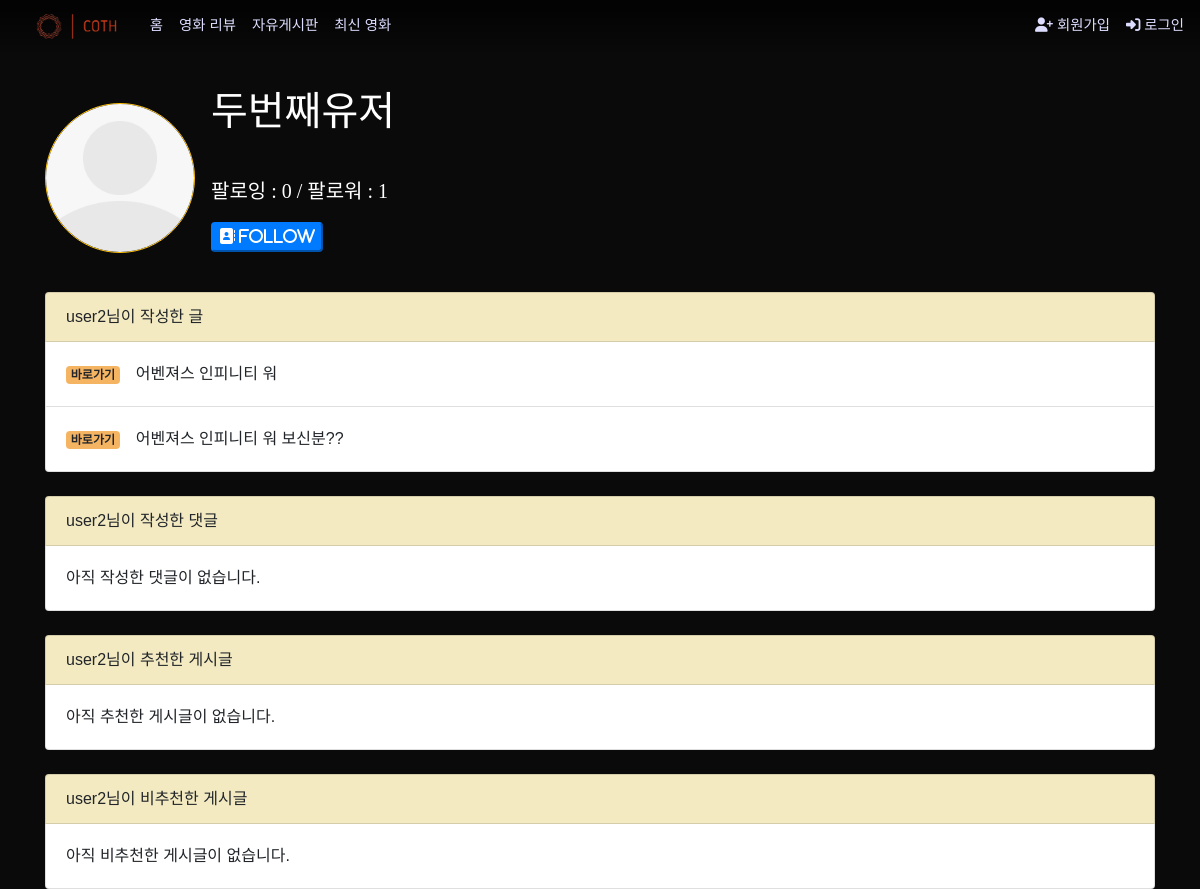
Before: /accounts/3/ with the older database file.
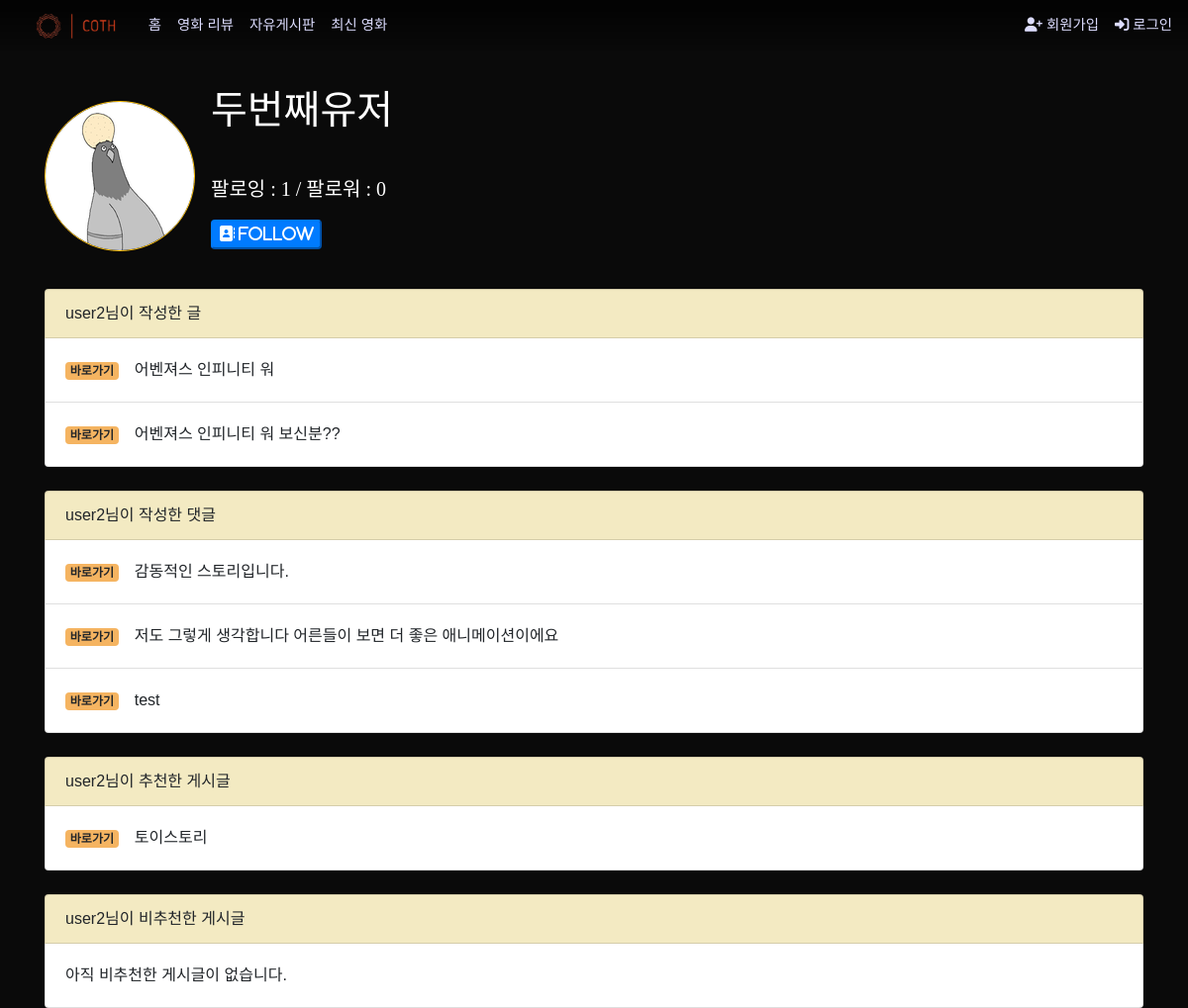
After: the same page with the newer database file.
### articles/models.py (models this page shows, shortened)
class ReviewArticle(models.Model):
    user = models.ForeignKey(settings.AUTH_USER_MODEL, on_delete=models.CASCADE)
    like = models.ManyToManyField(settings.AUTH_USER_MODEL, related_name='like_review')
    likecount = models.IntegerField(default=0)
    unlike = models.ManyToManyField(settings.AUTH_USER_MODEL, related_name='unlike_review')
    unlikecount = models.IntegerField(default=0)
    title = models.CharField(max_length=50)
    content = models.TextField()
    created_at = models.DateTimeField(auto_now_add=True)
    updated_at = models.DateTimeField(auto_now=True)
    image = models.ImageField(blank=True, upload_to='%Y/%m/%d')
    hits = models.PositiveIntegerField(default=0)
    class Rank(models.IntegerChoices):
        BEST = 5
        GOOD = 4
        NORMAL = 3
        BAD = 2
        WORST = 1
    rank = models.IntegerField(choices=Rank.choices)

class TalkArticle(models.Model):
    user = models.ForeignKey(settings.AUTH_USER_MODEL, on_delete=models.CASCADE)
    title = models.CharField(max_length=50)
    content = models.TextField()
    created_at = models.DateTimeField(auto_now_add=True)
    updated_at = models.DateTimeField(auto_now=True)
    image = models.ImageField(blank=True, upload_to='%Y/%m/%d')
    hits = models.PositiveIntegerField(default=0)

class ReviewComment(models.Model):
    user = models.ForeignKey(settings.AUTH_USER_MODEL, on_delete=models.CASCADE)
    review_article = models.ForeignKey(ReviewArticle, on_delete=models.CASCADE)
    content = models.CharField(max_length=100)
    created_at = models.DateTimeField(auto_now_add=True)
    updated_at = models.DateTimeField(auto_now=True)

class TalkComment(models.Model):
    user = models.ForeignKey(settings.AUTH_USER_MODEL, on_delete=models.CASCADE)
    talk_article = models.ForeignKey(TalkArticle, on_delete=models.CASCADE)
    content = models.CharField(max_length=100)
    created_at = models.DateTimeField(auto_now_add=True)
    updated_at = models.DateTimeField(auto_now=True)

### accounts/models.py (models this page shows)
class User(AbstractUser):
    followers = models.ManyToManyField('self', symmetrical=False, related_name='followings')
    image = ProcessedImageField(verbose_name="프로필 이미지",
                                blank=True,
                                processors=[Thumbnail(150, 150)],
                                format='png',
                                options={'quality': 100},
                                upload_to='%Y/%m/%d')
    selfpr = models.CharField(verbose_name="자기소개", max_length=100, blank=True, null=True)
    nickname = models.CharField(max_length=20)
    dibs_movies = models.ManyToManyField(Movie, related_name='dibs_users', blank=True)
    class Prefer(models.IntegerChoices):
        액션 = 28
        모험 = 12
        애니메이션 = 16
        코미디 = 35
        범죄 = 80
        다큐멘터리 = 99
        드라마 = 18
        가족 = 10751
        판타지 = 14
        역사 = 36
        공포 = 27
        음악 = 10402
        미스터리 = 9648
        로맨스 = 10749
        SF = 878
        TV영화 = 10770
        스릴러 = 53
        전쟁 = 10752
        서부 = 37
    genre_prefer1 = models.IntegerField(verbose_name="선호장르1 *", choices=Prefer.choices, null=True)
    genre_prefer2 = models.IntegerField(verbose_name="선호장르2 *", choices=Prefer.choices, null=True)
    genre_prefer3 = models.IntegerField(verbose_name="선호장르3 *", choices=Prefer.choices, null=True)

### accounts/views.py (the view)
# urls.py: path('<int:user_pk>/', views.profile, name='profile'),
@require_GET
def profile(request, user_pk):
    person = get_object_or_404(get_user_model(), pk=user_pk)
    context = {
        'person': person,
    }
    return render(request, 'accounts/profile.html', context)

### accounts/templates/accounts/profile.html
{% extends 'base.html' %}
{% load static %}
{% block content %}
  <div class="media mt-5 ns">
    {% if person.image %}
      <img src="{{ person.image.url }}" alt="{{ person.image }}" class="align-self-center mr-3 rounded-circle border border-warning mt-4">
    {% else %}
      <img width=150px height=150px src="{% static 'accounts/profile.png' %}" class="align-self-center mr-3 rounded-circle border border-warning mt-4" alt="profile">
    {% endif %}
    <div class="media-body">
      <h1 class="mt-4 text-white np">{{ person.nickname }}</h1>
      {% if person.selfpr  %}
        <p class="mb-0 text-white ns">{{ person.selfpr }}</p>
      {% else %}
        <p class="p-2"></p>
      {% endif %}
      <p>{% include 'accounts/_follow.html' %}</p>
    </div>
  </div>
  <br>
  <ul class="list-group ns">
    <li class="list-group-item" style="background-color:#f3eac2;">{{ person.username }}님이 작성한 글</li>
    {% if person.reviewarticle_set.all or person.talkarticle_set.all %}
      {% for review in person.reviewarticle_set.all %}
        <li class="list-group-item"><p class="my-2"><a href="{% url 'articles:review_detail' review.pk %}" class="badge text-body" style="background-color:#f5b461;">바로가기</a>&ensp;&ensp;{{ review.title }}</p></li>
      {% endfor %}
      {% for talk in person.talkarticle_set.all %}
        <li class="list-group-item"><p class="my-2"><a href="{% url 'articles:talk_detail' talk.pk %}" class="badge text-body" style="background-color:#f5b461;">바로가기</a>&ensp;&ensp;{{ talk.title }}</p></li>
      {% endfor %}
    {% else %}
      <li class="list-group-item"><p class="my-2">아직 작성한 글이 없습니다.</p></li>
    {% endif %}
  </ul>
  <br>
  <ul class="list-group ns">
    <li class="list-group-item" style="background-color:#f3eac2;">{{ person.username }}님이 작성한 댓글</li>
    {% if person.reviewcomment_set.all or person.talkcomment_set.all %}
      {% for review_comment in person.reviewcomment_set.all %}
        <li class="list-group-item"><p class="my-2"><a href="{% url 'articles:review_detail' review_comment.review_article.pk %}" class="badge text-body" style="background-color:#f5b461;">바로가기</a>&ensp;&ensp;{{ review_comment.content }}</p></li>
      {% endfor %}
      {% for talk_comment in person.talkcomment_set.all %}
        <li class="list-group-item"><p class="my-2"><a href="{% url 'articles:talk_detail' talk_comment.talk_article.pk %}" class="badge text-body" style="background-color:#f5b461;">바로가기</a>&ensp;&ensp;{{ talk_comment.content }}</p></li>
      {% endfor %}
    {% else %}
      <li class="list-group-item"><p class="my-2">아직 작성한 댓글이 없습니다.</p></li>
    {% endif %}
  </ul>
  <br>
  <ul class="list-group ns">
    <li class="list-group-item" style="background-color:#f3eac2;">{{ person.username }}님이 추천한 게시글</li>
    {% if person.like_review.all %}
      {% for review in person.like_review.all %}
        <li class="list-group-item"><p class="my-2"><a href="{% url 'articles:review_detail' review.pk %}" class="badge text-body" style="background-color:#f5b461;">바로가기</a>&ensp;&ensp;{{ review.title }}</p></li>
      {% endfor %}
    {% else %}
      <li class="list-group-item"><p class="my-2">아직 추천한 게시글이 없습니다.</p></li>
    {% endif %}
  </ul>
  <br>
  <ul class="list-group ns mb-5">
    <li class="list-group-item" style="background-color:#f3eac2;">{{ person.username }}님이 비추천한 게시글</li>
    {% if person.unlike_review.all %}
      {% for review in person.unlike_review.all %}
        <li class="list-group-item"><p class="my-2"><a href="{% url 'articles:review_detail' review.pk %}" class="badge text-body" style="background-color:#f5b461;">바로가기</a>&ensp;&ensp;{{ review.title }}</p></li>
      {% endfor %}
    {% else %}
      <li class="list-group-item"><p class="my-2">아직 비추천한 게시글이 없습니다.</p></li>
    {% endif %}
  </ul>
{% endblock %}

Changed rows visible on the page:
changed User "두번째유저": image: picture added
added ReviewComment: content "감동적인 스토리입니다."
added TalkComment: content "저도 그렇게 생각합니다 어른들이 보면 더 좋은 애니메이션이에요"
added TalkComment: content "test"
now on this page (row edited): ReviewArticle: title "토이스토리"
Other visible differences:
{{ followings|length }}: "0" → "1"
{{ followers|length }}: "1" → "0"
text no longer shown: "아직 작성한 댓글이 없습니다. 아직 추천한 게시글이 없습니다."
